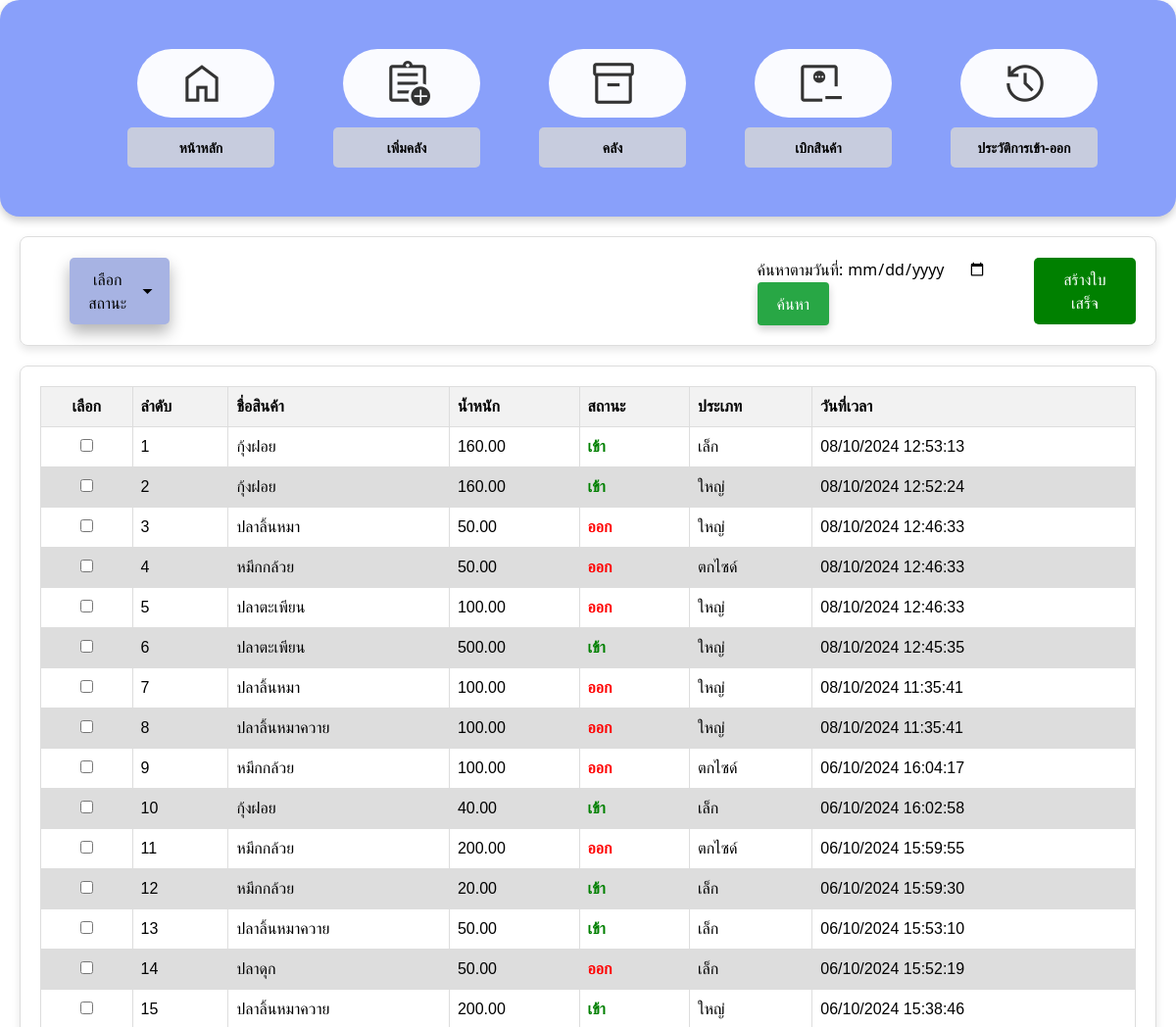
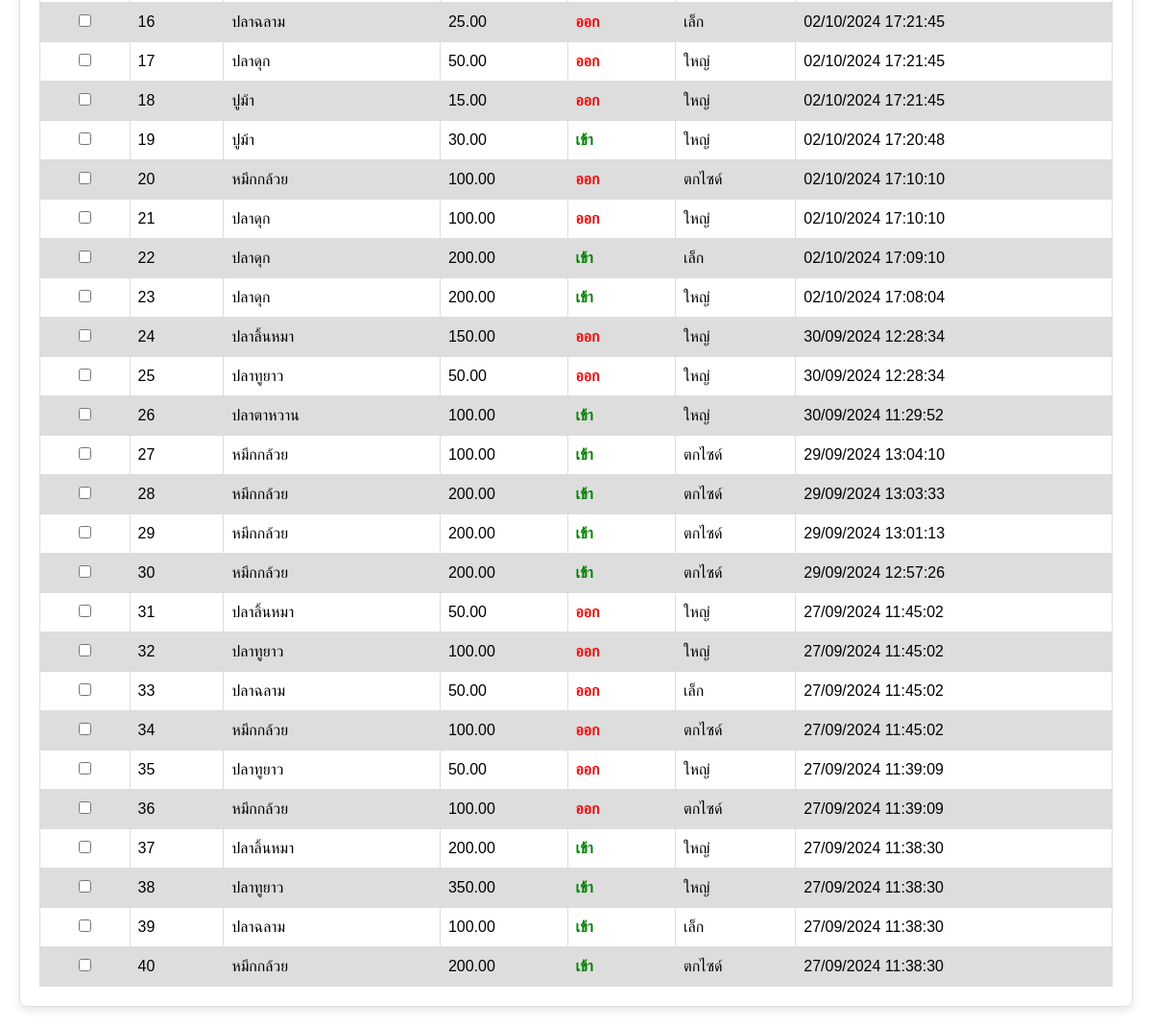
The app's page /projectfish/history.php with its own data (2 pictures, top to bottom).
### tables this page shows
CREATE TABLE `inventory_history` (
  `id` int(11) NOT NULL,
  `product_name` varchar(255) NOT NULL,
  `change_amount` decimal(10,2) NOT NULL,
  `change_type` varchar(255) NOT NULL,
  `type` varchar(50) NOT NULL,
  `change_date` datetime NOT NULL DEFAULT current_timestamp()
);

### projectfish/history.php (the view, shortened to what this page needs)
<!DOCTYPE html>
<html lang="th">
<head>
    <link href="his_style.css" rel="stylesheet" type="text/css" />
    <link href="dropdown_style.css" rel="stylesheet" type="text/css" />
    <link href="table_inv.css" rel="stylesheet" type="text/css" />
    <script src="https://cdn.tailwindcss.com"></script>
    <link rel="stylesheet" href="https://cdnjs.cloudflare.com/ajax/libs/font-awesome/6.0.0-beta3/css/all.min.css" />
    <link rel="stylesheet" href="https://cdnjs.cloudflare.com/ajax/libs/font-awesome/4.7.0/css/font-awesome.min.css">
</head>
<body>
<div class="main-container">
    <div class="button-container">
        <div>
            <button class="btn glass"><a href="index.php">
                <i class="material-symbols-outlined icon-large mr-2">home</i>
            </a></button>
            <div class="la"><b>หน้าหลัก</b></div>
        </div>
        <div>
            <button class="btn glass"><a href="add_inventory.php">
                <i class="material-symbols-outlined icon-large mr-2">assignment_add</i>
            </a></button>
            <div class="la"><b>เพิ่มคลัง</b></div>
        </div>
        <div>
            <button class="btn glass"><a href="inventory.php">
                <i class="material-symbols-outlined icon-large mr-2">inventory_2</i>
            </a></button>
            <div class="la"><b>คลัง</b></div>
        </div>
        <div>
            <button class="btn glass"><a href="minus.php">
                <i class="material-symbols-outlined icon-large mr-2">monitor_weight_loss</i>
            </a></button>
            <div class="la"><b>เบิกสินค้า</b></div>
        </div>
        <div>
            <button class="btn glass"><a href="history.php">
                <i class="material-symbols-outlined icon-large mr-2">history</i>
            </a></button>
            <div class="la2"><b>ประวัติการเข้า-ออก</b></div>
        </div>
    </div>
</div>
<div class="column1"><div class="wrapper1">
    <div class="dropdown">
        <button onclick="toggleDropdown()" class="dropbtn"> เลือกสถานะ
            <i class="material-symbols-outlined">arrow_drop_down</i>
        </button>
    </div>
    <div class="search-date">
        <label for="searchDate">ค้นหาตามวันที่:</label>
        <input type="date" id="searchDate" name="searchDate">
        <button class="btn1" type="button" onclick="searchByDate()">ค้นหา</button>
    </div>
    <button type="button" class="bill-button" onclick="submitForm()">สร้างใบเสร็จ</button>
</div>
<form id="receiptForm" action="generate_receipt.php" method="POST">
    <div class="wrapper">
        <table>
            <thead>
                <tr>
                    <th><center>เลือก</center></th>
                    <th>ลำดับ</th>
                    <th>ชื่อสินค้า</th>
                    <th>น้ำหนัก</th>
                    <th>สถานะ</th>
                    <th>ประเภท</th>
                    <th>วันที่เวลา</th>
                </tr>
            </thead>
            <tbody>
                <?php
                $servername = "localhost";
                $username = "root";
                $password = "";
                $dbname = "inventory_db";
                $conn = new mysqli($servername, $username, $password, $dbname);
                $sql = "SELECT * FROM inventory_history";
                $sql .= " ORDER BY change_date DESC";
                $result = $conn->query($sql);
                if ($result->num_rows > 0) {
                    $row_number = 1;
                    while ($row = $result->fetch_assoc()) {
                        $change_date = new DateTime($row['change_date']);
                        $formatted_date = $change_date->format('d/m/Y H:i:s');
                        $change_type = htmlspecialchars($row['change_type']);
                        $type = htmlspecialchars($row['type']);
                        if ($change_type == '0') {
                            $change_type_display = 'ออก';
                            $status_class = 'status-out';
                        } elseif ($change_type == 'addition') {
                            $change_type_display = 'เข้า';
                            $status_class = 'status-in';
                        } else {
                            $change_type_display = 'ไม่ทราบ';
                            $status_class = '';
                        }
                        echo "<tr>";
                        echo "<td><center><input type='checkbox' name='selected_ids[]' value='" . $row['id'] . "' data-status='" . $change_type . "'></center></td>";
                        echo "<td>" . $row_number . "</td>";
                        echo "<td>" . htmlspecialchars($row['product_name']) . "</td>";
                        echo "<td>" . htmlspecialchars($row['change_amount']) . "</td>";
                        echo "<td class='" . $status_class . "'>" . $change_type_display . "</td>";
                        echo "<td>" . $type . "</td>";
                        echo "<td>" . $formatted_date . "</td>";
                        echo "</tr>";
                        $row_number++;
                    }
                } else {
                    echo "<tr><td colspan='7'>ไม่มีข้อมูล</td></tr>";
                }
                ?>
            </tbody>
        </table>
    </div>
</form></div>
</body>
</html>

### projectfish/his_style.css (style rules this page uses)
.main-container { display: flex; align-items: center; justify-content: center; width: auto; padding: 50px; border-radius: 20px; box-shadow: 0 4px 8px rgba(0, 0, 0, 0.2); background-color: #89a0fa; background-size: cover; background-position: center; background-repeat: no-repeat; }
.button-container { display: flex; flex-wrap: wrap-reverse; justify-content: center; gap: 10px; }
.btn { display: flex; align-items: center; justify-content: center; width: 140px; padding: 10px; border: none; border-radius: 50px; background-color: rgba(255, 255, 255, 0.955); color: #333; cursor: pointer; text-align: center; text-decoration: none; transition: background-color 0.3s ease; margin-left: 60px; }
.btn a { text-decoration: none; color: inherit; display: flex; align-items: center; justify-content: center; }
.btn1 { background-color: #28a745; color: white; border: none; padding: 10px 20px; border-radius: 4px; cursor: pointer; text-decoration: none; box-shadow: 0 4px 8px rgba(0, 0, 0, 0.2); }
.la, .la2 { margin-top: 10px; margin-left: 50px; font-size: 14px; background-color: #d7d7d7cb; color: #000000; border: none; padding: 10px; border-radius: 5px; text-align: center; }
.wrapper { display: flex; align-items: center; justify-content: space-between; padding: 20px; margin: 20px; border: 1px solid #ddd; border-radius: 8px; box-shadow: 0 4px 8px rgba(0, 0, 0, 0.1); }
.dropdown { position: relative; display: inline-block; }
table { width: 100%; border-collapse: collapse; }
th, td { border: 1px solid #ddd; padding: 8px; text-align: center; }
th { background-color: #f2f2f2; }
.status-out { font-weight: 900; color: red; }
.status-in { font-weight: 900; color: green; }
.bill-button { margin-left: auto; padding: 10px 20px; background-color: green; color: white; border: none; border-radius: 5px; cursor: pointer; }
.wrapper1 { display: flex; align-items: center; justify-content: space-between; padding: 20px; padding-left: 650px; margin: 20px; border: 1px solid #ddd; border-radius: 8px; box-shadow: 0 4px 8px rgba(0, 0, 0, 0.1); }

### projectfish/dropdown_style.css (style rules this page uses)
.dropbtn { position: relative; right: 600px; display: flex; align-items: center; font-size: 16px; padding: 10px; background: #A7B3E3; border: none; cursor: pointer; border-radius: 5px; box-shadow: 0px 8px 16px 0px rgba(0,0,0,0.3); }

### projectfish/table_inv.css (style rules this page uses)
table { font-family: arial, sans-serif; border-collapse: collapse; width: 100%; }
td, th { border: 1px solid #dddddd; text-align: left; padding: 8px; }
tr:nth-child(even) { background-color: #dddddd; }

### projectfish/history.php (style rules this page uses)
.icon-large { font-size: 50px; }
.status-in { color: green; }
.status-out { color: red; }

### records on screen
inventory_history: product_name "กุ้งฝอย", change_amount "160.00", change_type "เข้า", type "เล็ก", change_date "08/10/2024 12:53:13"
inventory_history: product_name "กุ้งฝอย", change_amount "160.00", change_type "เข้า", type "ใหญ่", change_date "08/10/2024 12:52:24"
inventory_history: product_name "ปลาลิ้นหมา", change_amount "50.00", change_type "ออก", type "ใหญ่", change_date "08/10/2024 12:46:33"
inventory_history: product_name "หมึกกล้วย", change_amount "50.00", change_type "ออก", type "ตกไซด์", change_date "08/10/2024 12:46:33"
inventory_history: product_name "ปลาตะเพียน", change_amount "100.00", change_type "ออก", type "ใหญ่", change_date "08/10/2024 12:46:33"
inventory_history: product_name "ปลาตะเพียน", change_amount "500.00", change_type "เข้า", type "ใหญ่", change_date "08/10/2024 12:45:35"
inventory_history: product_name "ปลาลิ้นหมา", change_amount "100.00", change_type "ออก", type "ใหญ่", change_date "08/10/2024 11:35:41"
inventory_history: product_name "ปลาลิ้นหมาควาย", change_amount "100.00", change_type "ออก", type "ใหญ่", change_date "08/10/2024 11:35:41"
inventory_history: product_name "หมึกกล้วย", change_amount "100.00", change_type "ออก", type "ตกไซด์", change_date "06/10/2024 16:04:17"
inventory_history: product_name "กุ้งฝอย", change_amount "40.00", change_type "เข้า", type "เล็ก", change_date "06/10/2024 16:02:58"
inventory_history: product_name "หมึกกล้วย", change_amount "200.00", change_type "ออก", type "ตกไซด์", change_date "06/10/2024 15:59:55"
inventory_history: product_name "หมึกกล้วย", change_amount "20.00", change_type "เข้า", type "เล็ก", change_date "06/10/2024 15:59:30"
inventory_history: product_name "ปลาลิ้นหมาควาย", change_amount "50.00", change_type "เข้า", type "เล็ก", change_date "06/10/2024 15:53:10"
inventory_history: product_name "ปลาดุก", change_amount "50.00", change_type "ออก", type "เล็ก", change_date "06/10/2024 15:52:19"
inventory_history: product_name "ปลาลิ้นหมาควาย", change_amount "200.00", change_type "เข้า", type "ใหญ่", change_date "06/10/2024 15:38:46"
inventory_history: product_name "ปลาฉลาม", change_amount "25.00", change_type "ออก", type "เล็ก", change_date "02/10/2024 17:21:45"
inventory_history: product_name "ปลาดุก", change_amount "50.00", change_type "ออก", type "ใหญ่", change_date "02/10/2024 17:21:45"
inventory_history: product_name "ปูม้า", change_amount "15.00", change_type "ออก", type "ใหญ่", change_date "02/10/2024 17:21:45"
inventory_history: product_name "ปูม้า", change_amount "30.00", change_type "เข้า", type "ใหญ่", change_date "02/10/2024 17:20:48"
inventory_history: product_name "หมึกกล้วย", change_amount "100.00", change_type "ออก", type "ตกไซด์", change_date "02/10/2024 17:10:10"
inventory_history: product_name "ปลาดุก", change_amount "100.00", change_type "ออก", type "ใหญ่", change_date "02/10/2024 17:10:10"
inventory_history: product_name "ปลาดุก", change_amount "200.00", change_type "เข้า", type "เล็ก", change_date "02/10/2024 17:09:10"
inventory_history: product_name "ปลาดุก", change_amount "200.00", change_type "เข้า", type "ใหญ่", change_date "02/10/2024 17:08:04"
inventory_history: product_name "ปลาลิ้นหมา", change_amount "150.00", change_type "ออก", type "ใหญ่", change_date "30/09/2024 12:28:34"
inventory_history: product_name "ปลาทูยาว", change_amount "50.00", change_type "ออก", type "ใหญ่", change_date "30/09/2024 12:28:34"
inventory_history: product_name "ปลาตาหวาน", change_amount "100.00", change_type "เข้า", type "ใหญ่", change_date "30/09/2024 11:29:52"
inventory_history: product_name "หมึกกล้วย", change_amount "100.00", change_type "เข้า", type "ตกไซด์", change_date "29/09/2024 13:04:10"
inventory_history: product_name "หมึกกล้วย", change_amount "200.00", change_type "เข้า", type "ตกไซด์", change_date "29/09/2024 13:03:33"
inventory_history: product_name "หมึกกล้วย", change_amount "200.00", change_type "เข้า", type "ตกไซด์", change_date "29/09/2024 13:01:13"
inventory_history: product_name "หมึกกล้วย", change_amount "200.00", change_type "เข้า", type "ตกไซด์", change_date "29/09/2024 12:57:26"
inventory_history: product_name "ปลาลิ้นหมา", change_amount "50.00", change_type "ออก", type "ใหญ่", change_date "27/09/2024 11:45:02"
inventory_history: product_name "ปลาทูยาว", change_amount "100.00", change_type "ออก", type "ใหญ่", change_date "27/09/2024 11:45:02"
inventory_history: product_name "ปลาฉลาม", change_amount "50.00", change_type "ออก", type "เล็ก", change_date "27/09/2024 11:45:02"
inventory_history: product_name "หมึกกล้วย", change_amount "100.00", change_type "ออก", type "ตกไซด์", change_date "27/09/2024 11:45:02"
inventory_history: product_name "ปลาทูยาว", change_amount "50.00", change_type "ออก", type "ใหญ่", change_date "27/09/2024 11:39:09"
inventory_history: product_name "หมึกกล้วย", change_amount "100.00", change_type "ออก", type "ตกไซด์", change_date "27/09/2024 11:39:09"
inventory_history: product_name "ปลาลิ้นหมา", change_amount "200.00", change_type "เข้า", type "ใหญ่", change_date "27/09/2024 11:38:30"
inventory_history: product_name "ปลาทูยาว", change_amount "350.00", change_type "เข้า", type "ใหญ่", change_date "27/09/2024 11:38:30"
inventory_history: product_name "ปลาฉลาม", change_amount "100.00", change_type "เข้า", type "เล็ก", change_date "27/09/2024 11:38:30"
inventory_history: product_name "หมึกกล้วย", change_amount "200.00", change_type "เข้า", type "ตกไซด์", change_date "27/09/2024 11:38:30"
